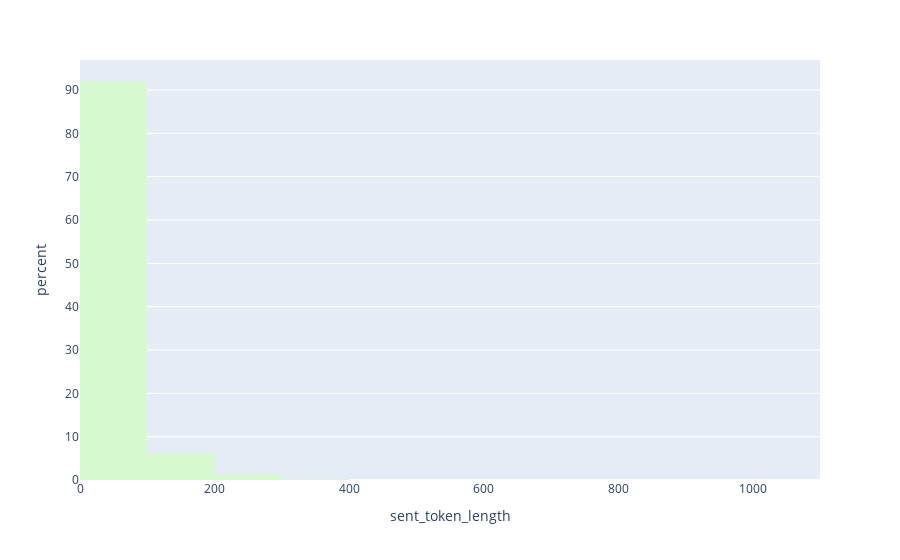

The cell this chart's notebook holds for it:
### Code cell
# This code creates a histogram to visualize the distribution of sentence token lengths in the dataset.
# It plots the length of sentences (in tokens) on the x-axis and the percentage of occurrences on the y-axis.
# The histogram has 20 bins, grouping the data into intervals, and it uses a color scheme from the 'algae' palette.
# The 'histnorm' parameter is set to "percent", so the y-axis represents the percentage of the total data in each bin.

fig = px.histogram(df, x="sent_token_length", nbins=20, color_discrete_sequence=px.colors.cmocean.algae, barmode='group', histnorm="percent")

# Display the histogram
fig.show()

### Figure 1 — Plotly figure (JSON) as saved in the notebook; plotly's stock layout.template omitted (floating-point values rounded to 4 significant figures; data arrays with more than 128 entries replaced by an {"elided": "..."} marker saying what was removed)
{"data": [{"alignmentgroup": "True", "bingroup": "x", "histnorm": "percent", "hovertemplate": "sent_token_length=%{x}<br>percent=%{y}<extra></extra>", "legendgroup": "", "marker": {"color": "rgb(214, 249, 207)", "pattern": {"shape": ""}}, "name": "", "nbinsx": 20, "offsetgroup": "", "orientation": "v", "showlegend": false, "type": "histogram", "x": {"elided": "45912 int values"}, "xaxis": "x", "yaxis": "y"}], "layout": {"barmode": "group", "legend": {"tracegroupgap": 0}, "margin": {"t": 60}, "xaxis": {"anchor": "y", "domain": [0, 1], "title": {"text": "sent_token_length"}}, "yaxis": {"anchor": "x", "domain": [0, 1], "title": {"text": "percent"}}}}
